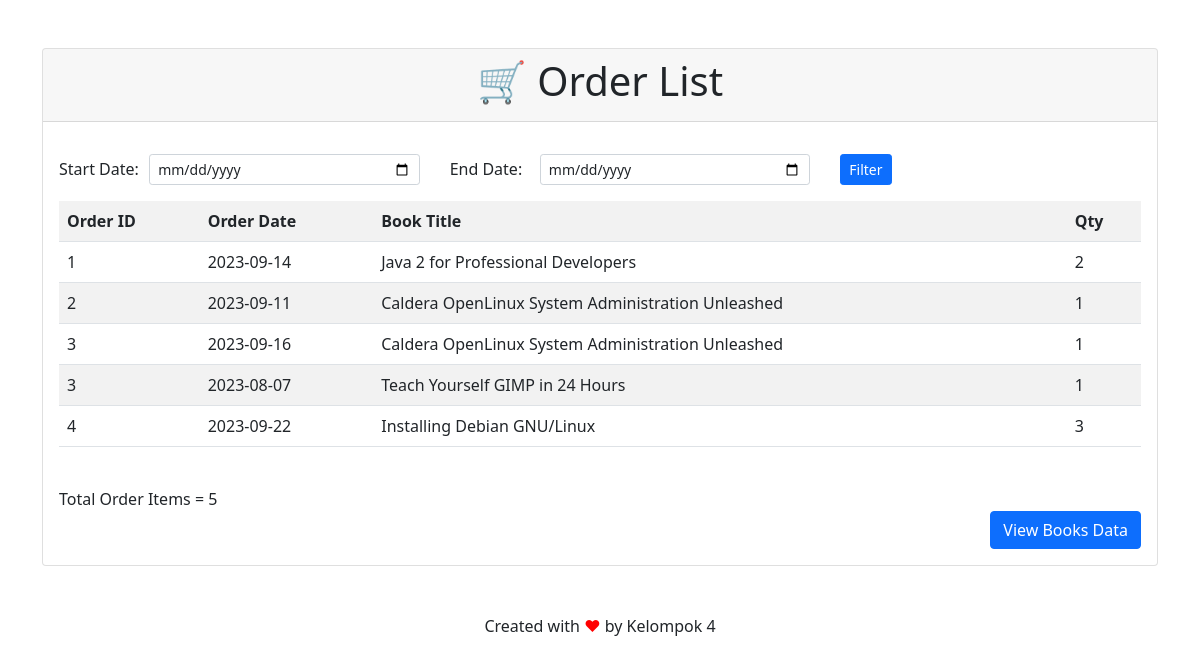
The app's page /order_item.php (signed in) with its own data.
### tables this page shows
CREATE TABLE `order_items` (
  `orderid` int(10) UNSIGNED NOT NULL,
  `isbn` char(13) NOT NULL,
  `quantity` tinyint(3) UNSIGNED DEFAULT NULL,
  `order_date` date DEFAULT NULL
);

CREATE TABLE `books` (
  `isbn` varchar(13) NOT NULL,
  `author` varchar(50) DEFAULT NULL,
  `title` varchar(100) DEFAULT NULL,
  `price` float(4,2) DEFAULT NULL,
  `categoryid` int(11) NOT NULL
);

### order_item.php (the view, shortened to what this page needs)
<?php include('./header.php') ?>
<div class="card mt-5">
<div class="card-header"><p class="h1 text-center">🛒 Order List</p></div>
    <div class="card-body">
        <form method="GET" action="<?= htmlspecialchars($_SERVER['PHP_SELF']) ?>">
            <div class="d-flex align-items-end">
                <div class="form-inline col-md-1 mb-1">
                    <label for="start_date">Start Date:</label>
                </div>
                <div class="form-inline col-md-3">
                    <input type="date" class="form-control form-control-sm" id="start_date" name="start_date" value="<?= isset($_GET['start_date']) ? $_GET['start_date'] : ''; ?>">
                </div>
                <div class="form-inline col-md-1 mb-1" style="margin-left: 30px;">
                    <label for="end_date">End Date:</label>
                </div>
                <div class="form-inline col-md-3">
                    <input type="date" class="form-control form-control-sm" id="end_date" name="end_date" value="<?= isset($_GET['end_date']) ? $_GET['end_date'] : ''; ?>">
                </div>
                <div class="form-group col-md-3 mt-3" style="margin-left: 30px;">
                    <button type="submit" class="btn btn-primary btn-sm" id="filter_button">Filter</button>
                </div>
            </div>
        </form>
        <table class="mt-3 table table-striped">
            <tr>
                <th>Order ID</th>
                <th>Order Date</th>
                <th>Book Title</th>
                <th>Qty</th>
            </tr>
            <?php
            require_once('./lib/db_login.php');
            if (isset($_GET['start_date']) && isset($_GET['end_date'])) {
                $start_date = $_GET['start_date'];
                $end_date = $_GET['end_date'];
                $query = "SELECT order_items.*, books.title AS order_name
                          FROM order_items
                          LEFT JOIN books ON order_items.isbn = books.isbn
                          WHERE order_items.order_date BETWEEN '$start_date' AND '$end_date'
                          ORDER BY order_items.orderid";
            } else {
                $query = "SELECT order_items.*, books.title AS order_name
                          FROM order_items
                          LEFT JOIN books ON order_items.isbn = books.isbn
                          ORDER BY order_items.orderid";
            }
            $result = $db->query($query);
            while ($row = $result->fetch_object()) {
                echo '<tr>';
                echo '<td>' . $row->orderid . '</td>';
                echo '<td>' . $row->order_date . '</td>';
                echo '<td>' . $row->order_name . '</td>';
                echo '<td>' . $row->quantity . '</td>';
                echo '</tr>';
            }
            echo '</table>';
            echo '<br />';
            echo 'Total Order Items = ' . $result->num_rows;
            ?>
        <div class="d-flex justify-content-end">
            <a href="view_books.php" class="btn btn-primary">View Books Data</a>
        </div>
    </div>
</div>
<br>
<br>
<p class="text-center mb-3">Created with <span style="color: #ff0000">&#9829;</span> by Kelompok 4</p>
<br>
<?php include('./footer.php') ?>

### header.php (shortened to what this page needs)
<!doctype html>
<html lang="en">
<head>
    <link href="https://cdn.jsdelivr.net/npm/bootstrap@5.1.1/dist/css/bootstrap.min.css" rel="stylesheet">
</head>
<body>
    <div class="container">

### footer.php (shortened to what this page needs)
</div>
</body>
</html>

### records on screen
order_items: orderid "1", order_date "2023-09-14", books.title "Java 2 for Professional Developers", quantity "2"
order_items: orderid "2", order_date "2023-09-11", books.title "Caldera OpenLinux System Administration Unleashed", quantity "1"
order_items: orderid "3", order_date "2023-09-16", books.title "Caldera OpenLinux System Administration Unleashed", quantity "1"
order_items: orderid "3", order_date "2023-08-07", books.title "Teach Yourself GIMP in 24 Hours", quantity "1"
order_items: orderid "4", order_date "2023-09-22", books.title "Installing Debian GNU/Linux", quantity "3"

### other values on screen
$result->num_rows "5"
